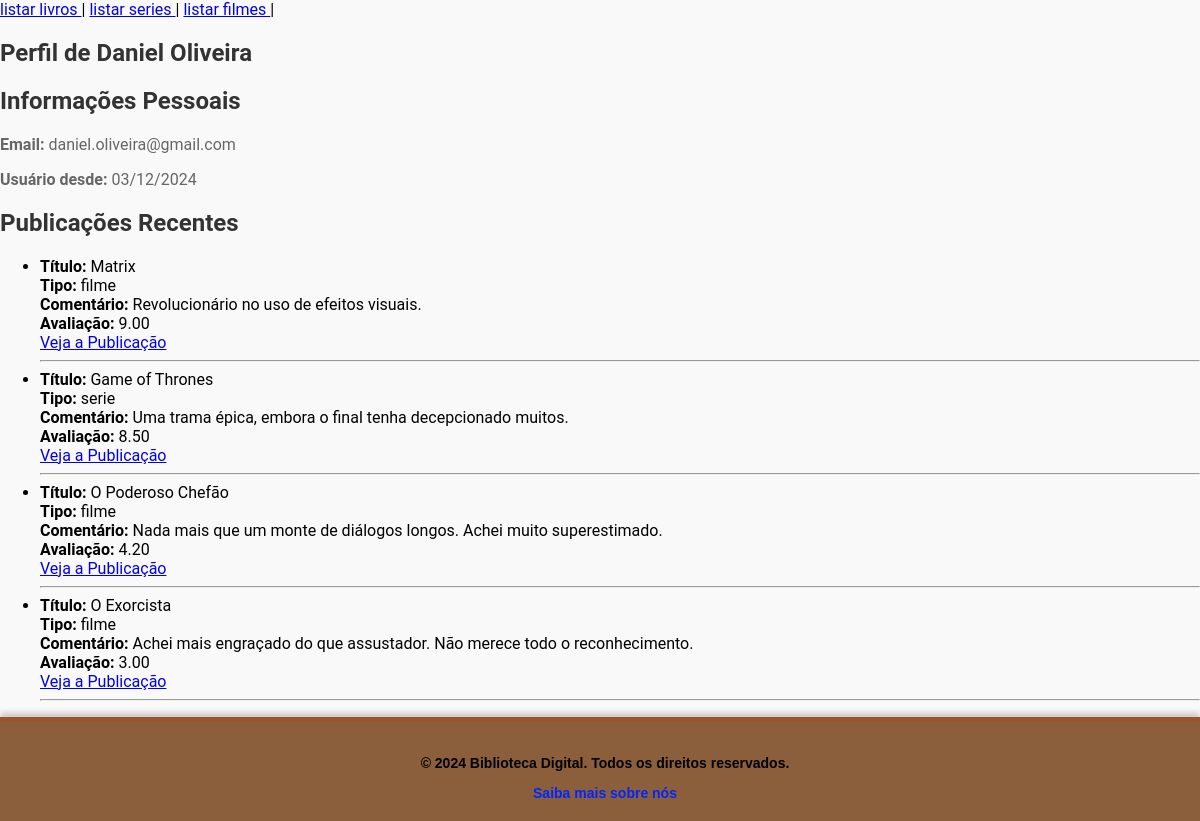
Screenshot of /crud/index_teste.php?pg=perfil/perfil (signed in) with the database file from the repository.
### tables this page shows
CREATE TABLE `posts` (
  `id` int(11) NOT NULL AUTO_INCREMENT,
  `tipo` enum('livro','serie','filme') NOT NULL,
  `titulo` varchar(255) NOT NULL,
  `comentario` text NOT NULL,
  `avaliacao` decimal(4,2) NOT NULL DEFAULT 0.00,
  `usuario_id` int(11) NOT NULL,
  PRIMARY KEY (`id`),
  KEY `usuario_id` (`usuario_id`),
  CONSTRAINT `posts_ibfk_1` FOREIGN KEY (`usuario_id`) REFERENCES `usuarios` (`id`) ON DELETE CASCADE
);

### perfil/perfil.php (the view, shortened to what this page needs)
<?php
include_once("config.inc.php");
?>
<section class="perfil">
    <div class="container">
        <h1 class="titulo-perfil">Perfil de <span class="perfil-nome"><?php
            echo $_SESSION['nome_usuario'];
        ?></span></h1>
        <div class="informacoes-perfil">
            <h2>Informações Pessoais</h2>
            <p><strong>Email:</strong> <?php echo $_SESSION['email_usuario']; ?></p>
            <p><strong>Usuário desde:</strong> <?php echo date('d/m/Y', strtotime($_SESSION['data_cadastro'])); ?></p>
        </div>
        <div class="atividades-perfil">
            <h2>Publicações Recentes</h2>
            <ul>
                <?php
                $usuario_id = $_SESSION['id_usuario'];
                $sql_publicacoes = "SELECT titulo, comentario, avaliacao, tipo FROM posts WHERE usuario_id = $usuario_id";
                $query_publicacoes = mysqli_query($conexao, $sql_publicacoes);
                if (mysqli_num_rows($query_publicacoes) > 0) {
                    while ($publicacao = mysqli_fetch_array($query_publicacoes)) {
                        $url_publicacao = '';
                        if ($publicacao['tipo'] === 'filme') {
                            $url_publicacao = 'http://localhost/projetopw/index.php?pg=bate-papo/bate-papo_filme';
                        } elseif ($publicacao['tipo'] === 'serie') {
                            $url_publicacao = 'http://localhost/projetopw/index.php?pg=bate-papo/bate-papo_serie';
                        } elseif ($publicacao['tipo'] === 'livro') {
                            $url_publicacao = 'http://localhost/projetopw/index.php?pg=bate-papo/bate-papo_livro';
                        }
                        echo "<li><strong>Título:</strong> {$publicacao['titulo']}<br>";
                        echo "<strong>Tipo:</strong> {$publicacao['tipo']}<br>";
                        echo "<strong>Comentário:</strong> {$publicacao['comentario']}<br>";
                        echo "<strong>Avaliação:</strong> {$publicacao['avaliacao']}<br>";
                        echo "<a href='{$url_publicacao}' class='btn-publicacao'>Veja a Publicação</a><br><hr>";
                    }
                } else {
                    echo "<li>Você ainda não fez nenhuma publicação.</li>";
                }
                ?>
            </ul>
        </div>
    </div>
</section>

### style/global.css (style rules this page uses)
body { display: flex; flex-direction: column; font-family: 'Roboto', sans-serif; background-color: #f9f9f9; }
h1, h2 { color: #333; }
p { color: #666; }
html, body { height: 100%; margin: 0; padding: 0; }

### rows the page displays
posts: titulo "Matrix", tipo "filme", comentario "Revolucionário no uso de efeitos visuais.", avaliacao "9.00"
posts: titulo "Game of Thrones", tipo "serie", comentario "Uma trama épica, embora o final tenha decepcionado muitos.", avaliacao "8.50"
posts: titulo "O Poderoso Chefão", tipo "filme", comentario "Nada mais que um monte de diálogos longos. Achei muito superestimado.", avaliacao "4.20"
posts: titulo "O Exorcista", tipo "filme", comentario "Achei mais engraçado do que assustador. Não merece todo o reconhecimento.", avaliacao "3.00"

### other values shown
$_SESSION['nome_usuario'] "Daniel Oliveira"
$_SESSION['email_usuario'] "daniel.oliveira@gmail.com"
date('d/m/Y', strtotime($_SESSION['data_cadastro'])) "03/12/2024"
